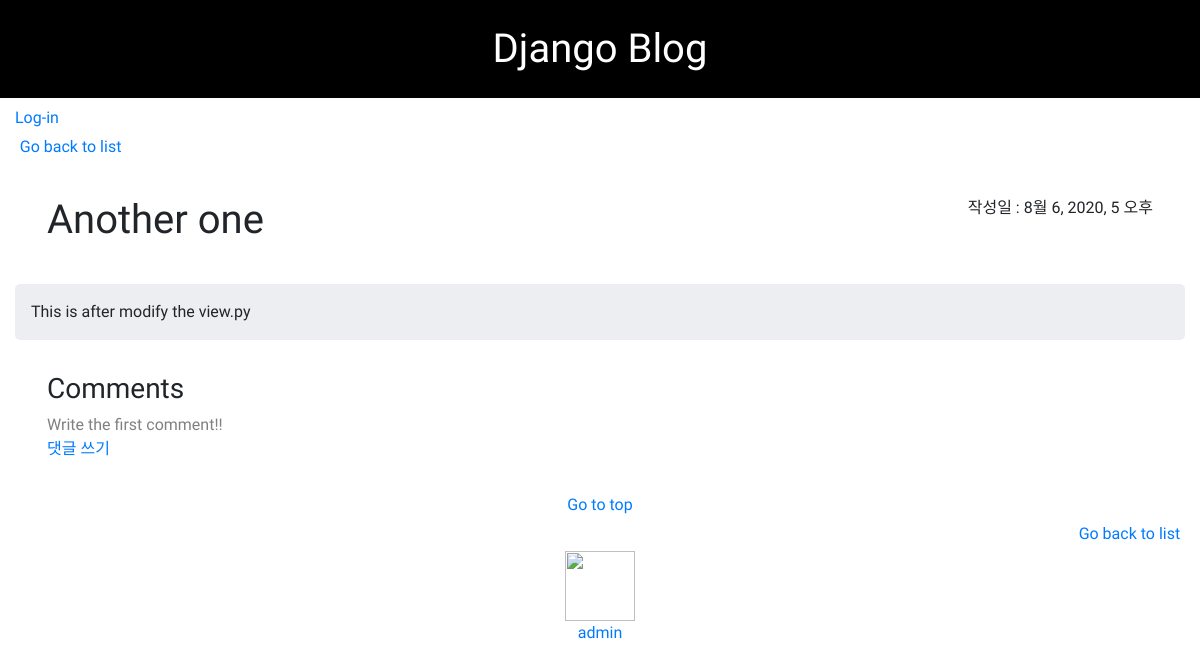
Before: /post/10/ with the older database file.
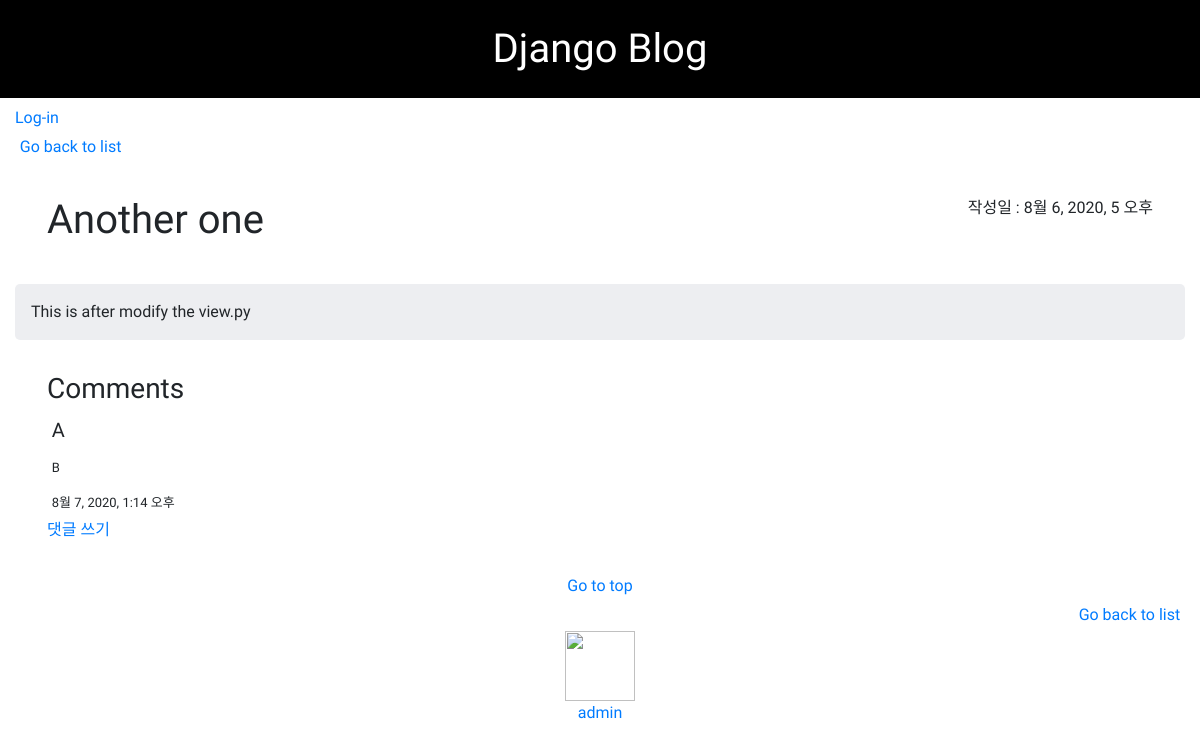
After: the same page with the newer database file.
### blog/models.py (models this page shows, shortened)
class Comment(models.Model):
    post = models.ForeignKey('blog.Post', on_delete= models.CASCADE, related_name ='comments')
    author = models.CharField(max_length=200)
    text = models.TextField()
    created_date = models.DateTimeField(default=timezone.now)
    approved_comment = models.BooleanField(default=False)

### blog/views.py (the view)
# urls.py: path('post/<int:pk>/', views.post_detail, name = 'post_detail'), # 2020.8.6
def post_detail(request, pk):
    post = get_object_or_404(Post, pk=pk)
    param ={
        'post' : post,
    }
    return render(request, 'blog/post_detail.html', param)

### blog/templates/blog/post_detail.html (shortened to what this page needs)
{% extends 'blog/base.html' %}
{% block content %}
<div class="text-left go_back"><a href="/">Go back to list</a></div>
    <div class="post">
        <div id='post_title'>
            <h1 style="float:left">{{ post.title }}</h1>
            {% if post.published_date %}
            <div style="float:right" class="date">
                작성일 : {{ post.published_date }}
            </div>
        </div>
        <div id='post_text'>{{ post.text|linebreaksbr }}</div>
    {% endif %}
    </div>
    <div id='com_div'> <h3>Comments</h3>
        {% for comment in post.comments.all %}
            <div class='comment'>
                <h5>{{ comment.author }}</h5>
                <p>{{ comment.text|linebreaks }}</p>
                <div class="date">{{ comment.created_date }}
                </div>
            </div>
        {% empty %}
            <div id='n_c'>Write the first comment!!</div>
        {% endfor %}
        <a href="{% url 'add_comment_to_post' pk=post.pk%}">댓글 쓰기</a>
    </div>
    <div style="overflow: hidden;">
        <div class='text-center'>
            <a href="{{request.path}}">Go to top</a>
        </div>
        <div class='text-right go_back'>
            <a href="/">Go back to list</a>
        </div>
    </div>
{% endblock %}

Changed rows visible on the page:
added Comment: author "A", text "B", created_date "8월 7, 2020, 1:14 오후"
Other visible differences:
text no longer shown: "Write the first comment!!"
